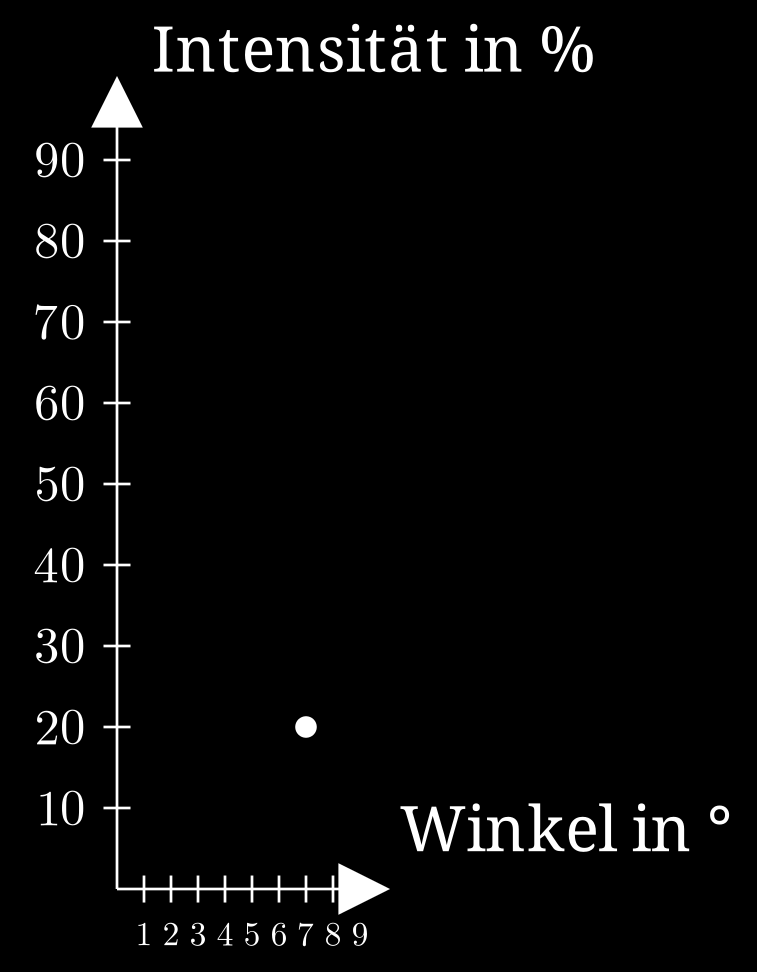

Write the Python code that produced this figure.
from manim import *


config.transparent = True


class Graphic(Scene):
    def construct(self):
        ax = Axes(
            x_range=[0, 10, 1],
            y_range=[0, 100, 10],
            x_length=2,
            x_axis_config={
                # "numbers_to_include": np.arange(0, 10 + 0.1, 5),
                "font_size": 24,
            },
        ).add_coordinates()
        labels = ax.get_axis_labels(
            Text(r"Winkel in °").scale(0.7),
            Text(r"Intensität in %").scale(0.7)
        )

        dot = Dot(ax.c2p(7, 20))

        self.add(ax, labels, dot)
        
